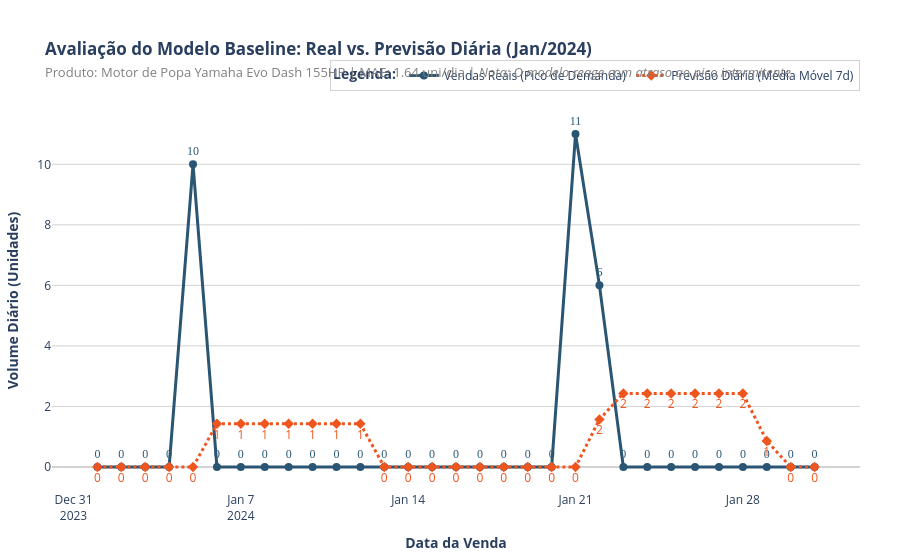

This figure's notebook cell:
### Code cell
# ==========================================
# VISUALIZATION
# ==========================================

df_viz = df_test[df_test['sale_date'].astype(str).str.startswith('2024-01')].copy()

df_viz['display_pred'] = df_viz['baseline_pred_7d'].round(0)

df_mae = df_viz.dropna(subset=['baseline_pred_7d'])
mae = mean_absolute_error(df_mae['qtd'], df_mae['baseline_pred_7d'])

fig_forecast = go.Figure()

fig_forecast.add_trace(go.Scatter(
    x=df_viz['sale_date'],
    y=df_viz['qtd'],
    name="Vendas Reais (Pico de Demanda)",
    line=dict(color='#2A5674', width=3),
    mode='lines+markers+text',
    text=df_viz['qtd'],
    textposition="top center",
    textfont=dict(color='#2A5674', size=12, family="Arial Black"),
    marker=dict(size=8)
))

fig_forecast.add_trace(go.Scatter(
    x=df_viz['sale_date'],
    y=df_viz['baseline_pred_7d'],
    name="Previsão Diária (Média Móvel 7d)",
    line=dict(color='#EF551E', width=3, dash='dot'),
    mode='lines+markers+text',
    text=df_viz['display_pred'], 
    texttemplate='%{text:.0f}',
    textposition="bottom center",
    textfont=dict(color='#EF551E', size=12),
    marker=dict(symbol='diamond', size=8)
))

target_product_name = target_product['name'].iloc[0]

fig_forecast.update_layout(
    title=f"<b>Avaliação do Modelo Baseline: Real vs. Previsão Diária (Jan/2024)</b><br>" +
          f"<span style='font-size:13px; color:gray;'>Produto: {target_product_name} | MAE: {mae:.2f} uni/dia | <i>Nota: O modelo reage com atraso ao pico intermitente.</i></span>",
    xaxis_title="<b>Data da Venda</b>",
    yaxis_title="<b>Volume Diário (Unidades)</b>",
    plot_bgcolor='white',
    hovermode='x unified',
    legend=dict(
        title="<b>Legenda:</b>",
        orientation="h", 
        yanchor="bottom", 
        y=1.05, 
        xanchor="right", 
        x=1,
        bgcolor='rgba(255,255,255,0.9)',
        bordercolor='lightgrey',
        borderwidth=1
    ),
    margin=dict(t=110, b=40, l=40, r=40)
)

fig_forecast.update_yaxes(
    showgrid=True, 
    gridcolor='lightgrey', 
    zeroline=True, 
    zerolinecolor='lightgrey',
    tickformat='d' 
)

fig_forecast.show()

### Figure 1 — Plotly figure (JSON) as saved in the notebook; plotly's stock layout.template omitted (floating-point values rounded to 4 significant figures)
{"data": [{"line": {"color": "#2A5674", "width": 3}, "marker": {"size": 8}, "mode": "lines+markers+text", "name": "Vendas Reais (Pico de Demanda)", "text": [0.0, 0.0, 0.0, 0.0, 10.0, 0.0, 0.0, 0.0, 0.0, 0.0, 0.0, 0.0, 0.0, 0.0, 0.0, 0.0, 0.0, 0.0, 0.0, 0.0, 11.0, 6.0, 0.0, 0.0, 0.0, 0.0, 0.0, 0.0, 0.0, 0.0, 0.0], "textfont": {"color": "#2A5674", "family": "Arial Black", "size": 12}, "textposition": "top center", "type": "scatter", "x": ["2024-01-01", "2024-01-02", "2024-01-03", "2024-01-04", "2024-01-05", "2024-01-06", "2024-01-07", "2024-01-08", "2024-01-09", "2024-01-10", "2024-01-11", "2024-01-12", "2024-01-13", "2024-01-14", "2024-01-15", "2024-01-16", "2024-01-17", "2024-01-18", "2024-01-19", "2024-01-20", "2024-01-21", "2024-01-22", "2024-01-23", "2024-01-24", "2024-01-25", "2024-01-26", "2024-01-27", "2024-01-28", "2024-01-29", "2024-01-30", "2024-01-31"], "y": [0.0, 0.0, 0.0, 0.0, 10.0, 0.0, 0.0, 0.0, 0.0, 0.0, 0.0, 0.0, 0.0, 0.0, 0.0, 0.0, 0.0, 0.0, 0.0, 0.0, 11.0, 6.0, 0.0, 0.0, 0.0, 0.0, 0.0, 0.0, 0.0, 0.0, 0.0]}, {"line": {"color": "#EF551E", "dash": "dot", "width": 3}, "marker": {"size": 8, "symbol": "diamond"}, "mode": "lines+markers+text", "name": "Previsão Diária (Média Móvel 7d)", "text": [0.0, 0.0, 0.0, 0.0, 0.0, 1.0, 1.0, 1.0, 1.0, 1.0, 1.0, 1.0, 0.0, 0.0, 0.0, 0.0, 0.0, 0.0, 0.0, 0.0, 0.0, 2.0, 2.0, 2.0, 2.0, 2.0, 2.0, 2.0, 1.0, 0.0, 0.0], "textfont": {"color": "#EF551E", "size": 12}, "textposition": "bottom center", "texttemplate": "%{text:.0f}", "type": "scatter", "x": ["2024-01-01", "2024-01-02", "2024-01-03", "2024-01-04", "2024-01-05", "2024-01-06", "2024-01-07", "2024-01-08", "2024-01-09", "2024-01-10", "2024-01-11", "2024-01-12", "2024-01-13", "2024-01-14", "2024-01-15", "2024-01-16", "2024-01-17", "2024-01-18", "2024-01-19", "2024-01-20", "2024-01-21", "2024-01-22", "2024-01-23", "2024-01-24", "2024-01-25", "2024-01-26", "2024-01-27", "2024-01-28", "2024-01-29", "2024-01-30", "2024-01-31"], "y": [0.0, 0.0, 0.0, 0.0, 0.0, 1.429, 1.429, 1.429, 1.429, 1.429, 1.429, 1.429, 0.0, 0.0, 0.0, 0.0, 0.0, 0.0, 0.0, 0.0, 0.0, 1.571, 2.429, 2.429, 2.429, 2.429, 2.429, 2.429, 0.8571, 0.0, 0.0]}], "layout": {"hovermode": "x unified", "legend": {"bgcolor": "rgba(255,255,255,0.9)", "bordercolor": "lightgrey", "borderwidth": 1, "orientation": "h", "title": {"text": "<b>Legenda:</b>"}, "x": 1, "xanchor": "right", "y": 1.05, "yanchor": "bottom"}, "margin": {"b": 40, "l": 40, "r": 40, "t": 110}, "plot_bgcolor": "white", "title": {"text": "<b>Avaliação do Modelo Baseline: Real vs. Previsão Diária (Jan/2024)</b><br><span style='font-size:13px; color:gray;'>Produto: Motor de Popa Yamaha Evo Dash 155HP | MAE: 1.64 uni/dia | <i>Nota: O modelo reage com atraso ao pico intermitente.</i></span>"}, "xaxis": {"title": {"text": "<b>Data da Venda</b>"}}, "yaxis": {"gridcolor": "lightgrey", "showgrid": true, "tickformat": "d", "title": {"text": "<b>Volume Diário (Unidades)</b>"}, "zeroline": true, "zerolinecolor": "lightgrey"}}}
